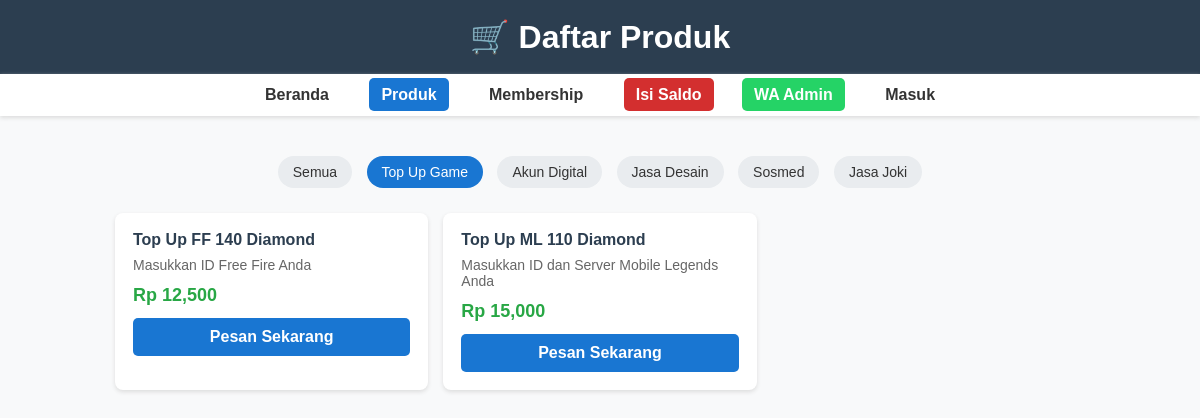
Page /produk.php?kategori=Top Up Game on the committed database.
### tables this page shows
CREATE TABLE produk (
    id INT AUTO_INCREMENT PRIMARY KEY,
    nama_produk VARCHAR(255) NOT NULL,
    kategori VARCHAR(100) NOT NULL,
    harga DECIMAL(12,2) NOT NULL,
    deskripsi TEXT,
    status ENUM('aktif','nonaktif') DEFAULT 'aktif'
);

### config.php (called while the page is built, shortened)
<?php
$diskon = [
    'biasa'   => 0,
    'premium' => 15,
    'vip'     => 25
];
?>

### produk.php (the view, shortened to what this page needs)
<?php
include 'config.php';
$level = 'biasa';
$kategori = $_GET['kategori'] ?? 'semua';
if ($kategori == 'semua') {
    $where = "WHERE status = 'aktif'";
} else {
    $where = "WHERE kategori = '$kategori' AND status = 'aktif'";
}
$produk = mysqli_query($conn, "SELECT * FROM produk $where ORDER BY nama_produk ASC");
?>
<!DOCTYPE html>
<html>
<head>
</head>
<body>
    <header>
        <h1>🛒 Daftar Produk</h1>
    </header>
    <nav>
        <a href="index.php">Beranda</a>
        <a href="produk.php" class="active">Produk</a>
        <a href="membership.php">Membership</a>
        <a href="isi-saldo.php" class="btn-red">Isi Saldo</a>
        <a href="https://wa.me/<?= WA_ADMIN1 ?>" target="_blank" class="wa-btn">WA Admin</a>
        <?php if(isset($_SESSION['id_pengguna'])): ?>
            <a href="saldo.php">Saldo: Rp <?= number_format($_SESSION['saldo'] ?? 0) ?></a>
            <a href="logout.php">Keluar</a>
        <?php else: ?>
            <a href="login.php">Masuk</a>
        <?php endif; ?>
    </nav>
    <div class="container">
        <div class="filter">
            <a href="produk.php?kategori=semua" class="<?= $kategori == 'semua' ? 'active' : '' ?>">Semua</a>
            <a href="produk.php?kategori=Top Up Game" class="<?= $kategori == 'Top Up Game' ? 'active' : '' ?>">Top Up Game</a>
            <a href="produk.php?kategori=Akun Digital" class="<?= $kategori == 'Akun Digital' ? 'active' : '' ?>">Akun Digital</a>
            <a href="produk.php?kategori=Jasa Desain" class="<?= $kategori == 'Jasa Desain' ? 'active' : '' ?>">Jasa Desain</a>
            <a href="produk.php?kategori=Sosmed" class="<?= $kategori == 'Sosmed' ? 'active' : '' ?>">Sosmed</a>
            <a href="produk.php?kategori=Jasa Joki" class="<?= $kategori == 'Jasa Joki' ? 'active' : '' ?>">Jasa Joki</a>
        </div>
        <div class="grid">
            <?php while ($p = mysqli_fetch_assoc($produk)):
                $harga_awal = $p['harga'];
                $potongan = $harga_awal * ($diskon[$level] / 100);
                $harga_akhir = $harga_awal - $potongan;
            ?>
            <div class="card">
                <h3 class="nama"><?= $p['nama_produk'] ?></h3>
                <p class="deskripsi"><?= $p['deskripsi'] ?></p>
                <p class="harga">Rp <?= number_format($harga_akhir) ?></p>
                <a href="pesan.php?id=<?= $p['id'] ?>" class="btn">Pesan Sekarang</a>
            </div>
            <?php endwhile; ?>
        </div>
    </div>
</body>
</html>

### produk.php (style rules this page uses)
* { font-family:Arial; margin:0; padding:0; box-sizing:border-box; }
body { background:#f8f9fa; }
header { background:#2c3e50; color:white; padding:18px; text-align:center; }
nav { background:#fff; padding:12px; box-shadow:0 2px 4px #ddd; text-align:center; position:sticky; top:0; z-index:99; }
nav a { margin:0 12px; text-decoration:none; color:#333; font-weight:bold; padding:8px 12px; border-radius:5px; }
nav a.active { background:#1976d2; color:white; }
.wa-btn { background:#25d366; color:white !important; }
.btn-red { background:#d32f2f; color:white !important; }
.container { max-width:1000px; margin:20px auto; padding:15px; }
.filter { text-align:center; margin-bottom:20px; }
.filter a { display:inline-block; margin:5px; padding:8px 15px; background:#e9ecef; border-radius:20px; text-decoration:none; color:#333; font-size:14px; }
.filter a.active { background:#1976d2; color:white; }
.grid { display:grid; grid-template-columns:repeat(auto-fill, minmax(250px, 1fr)); gap:15px; }
.card { background:white; border-radius:8px; padding:18px; box-shadow:0 2px 4px #ddd; }
.nama { font-size:16px; font-weight:bold; margin-bottom:8px; color:#2c3e50; }
.deskripsi { font-size:14px; color:#666; margin-bottom:12px; }
.harga { font-size:18px; font-weight:bold; color:#28a745; margin:8px 0; }
.btn { display:block; text-align:center; padding:10px; background:#1976d2; color:white; text-decoration:none; border-radius:5px; margin-top:12px; font-weight:bold; }

### rows in the picture
produk: nama_produk "Top Up FF 140 Diamond", deskripsi "Masukkan ID Free Fire Anda", harga "12,500"
produk: nama_produk "Top Up ML 110 Diamond", deskripsi "Masukkan ID dan Server Mobile Legends Anda", harga "15,000"
